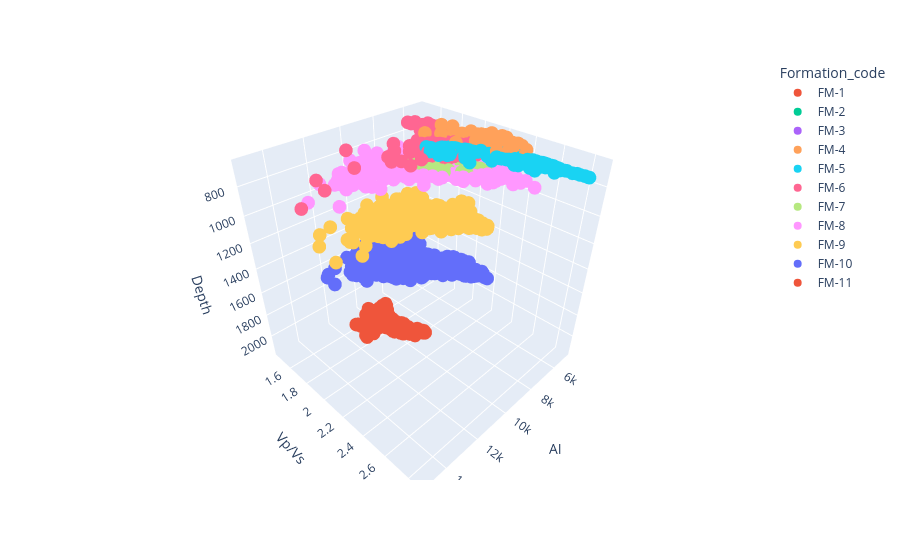

The notebook cell saved with this chart:
### Code cell
import plotly.express as px
import pandas as pd

# Add Formation_code to df_clean
df_clean['Formation_code'] = df_clean['Formation'].astype(str)

fig = px.scatter_3d(
    df_clean,
    x='AI',
    z='Depth',
    y='Vp/Vs',
    color='Formation_code',   # automatically colors by formation name
    size_max=5
)

fig.update_layout(scene=dict(zaxis=dict(autorange='reversed')))  # Depth goes downward
fig.show()

### Figure 1 — Plotly figure (JSON) as saved in the notebook; plotly's stock layout.template omitted (floating-point values rounded to 4 significant figures; data arrays with more than 128 entries replaced by an {"elided": "..."} marker saying what was removed)
{"data": [{"hovertemplate": "Formation_code=FM-1<br>AI=%{x}<br>Vp/Vs=%{y}<br>Depth=%{z}<extra></extra>", "legendgroup": "FM-1", "marker": {"color": "#EF553B", "symbol": "circle"}, "mode": "markers", "name": "FM-1", "scene": "scene", "showlegend": true, "type": "scatter3d", "x": {"elided": "472 float values"}, "y": {"elided": "472 float values"}, "z": {"elided": "472 float values"}}, {"hovertemplate": "Formation_code=FM-2<br>AI=%{x}<br>Vp/Vs=%{y}<br>Depth=%{z}<extra></extra>", "legendgroup": "FM-2", "marker": {"color": "#00cc96", "symbol": "circle"}, "mode": "markers", "name": "FM-2", "scene": "scene", "showlegend": true, "type": "scatter3d", "x": {"elided": "1056 float values"}, "y": {"elided": "1056 float values"}, "z": {"elided": "1056 float values"}}, {"hovertemplate": "Formation_code=FM-3<br>AI=%{x}<br>Vp/Vs=%{y}<br>Depth=%{z}<extra></extra>", "legendgroup": "FM-3", "marker": {"color": "#ab63fa", "symbol": "circle"}, "mode": "markers", "name": "FM-3", "scene": "scene", "showlegend": true, "type": "scatter3d", "x": {"elided": "230 float values"}, "y": {"elided": "230 float values"}, "z": {"elided": "230 float values"}}, {"hovertemplate": "Formation_code=FM-4<br>AI=%{x}<br>Vp/Vs=%{y}<br>Depth=%{z}<extra></extra>", "legendgroup": "FM-4", "marker": {"color": "#FFA15A", "symbol": "circle"}, "mode": "markers", "name": "FM-4", "scene": "scene", "showlegend": true, "type": "scatter3d", "x": {"elided": "184 float values"}, "y": {"elided": "184 float values"}, "z": {"elided": "184 float values"}}, {"hovertemplate": "Formation_code=FM-5<br>AI=%{x}<br>Vp/Vs=%{y}<br>Depth=%{z}<extra></extra>", "legendgroup": "FM-5", "marker": {"color": "#19d3f3", "symbol": "circle"}, "mode": "markers", "name": "FM-5", "scene": "scene", "showlegend": true, "type": "scatter3d", "x": {"elided": "177 float values"}, "y": {"elided": "177 float values"}, "z": {"elided": "177 float values"}}, {"hovertemplate": "Formation_code=FM-6<br>AI=%{x}<br>Vp/Vs=%{y}<br>Depth=%{z}<extra></extra>", "legendgroup": "FM-6", "marker": {"color": "#FF6692", "symbol": "circle"}, "mode": "markers", "name": "FM-6", "scene": "scene", "showlegend": true, "type": "scatter3d", "x": {"elided": "400 float values"}, "y": {"elided": "400 float values"}, "z": {"elided": "400 float values"}}, {"hovertemplate": "Formation_code=FM-7<br>AI=%{x}<br>Vp/Vs=%{y}<br>Depth=%{z}<extra></extra>", "legendgroup": "FM-7", "marker": {"color": "#B6E880", "symbol": "circle"}, "mode": "markers", "name": "FM-7", "scene": "scene", "showlegend": true, "type": "scatter3d", "x": [7986.0, 8049.0, 8171.0, 8245.0, 8161.0, 8012.0, 8036.0, 8222.0, 8271.0, 8217.0, 8207.0, 8304.0, 8400.0, 8248.0, 8128.0, 8290.0, 8527.0, 8694.0, 8610.0, 8336.0, 8125.0, 8159.0, 8428.0, 8645.0, 8779.0, 8425.0, 7978.0, 7607.0, 7537.0, 7672.0, 7821.0, 7977.0, 8127.0, 8357.0, 8770.0, 9087.0, 8825.0, 8298.0, 7798.0, 7713.0, 7865.0, 8005.0, 8120.0, 8021.0, 7820.0, 7668.0, 7591.0, 7557.0, 7520.0, 7520.0, 7595.0, 7730.0, 7847.0, 8022.0, 8234.0, 8364.0, 8428.0, 8225.0, 8023.0, 7826.0, 7633.0, 7649.0, 7702.0, 7713.0, 7744.0, 7786.0, 7779.0, 7778.0, 7795.0, 7849.0, 7917.0, 7946.0, 7943.0, 7891.0, 7851.0, 7831.0, 7784.0, 7681.0, 7553.0, 7527.0, 7566.0, 7595.0, 7548.0, 7482.0, 7452.0, 7443.0, 7455.0, 7400.0, 7402.0, 7562.0, 7756.0, 7738.0, 7489.0, 7218.0, 7133.0, 7061.0, 7034.0, 7133.0, 7414.0, 7813.0, 7891.0, 7635.0, 7365.0, 7217.0, 7203.0, 7236.0, 7332.0, 7503.0, 7653.0, 7816.0, 8140.0, 8745.0], "y": [2.058, 2.062, 2.082, 2.073, 2.034, 1.977, 1.97, 2.003, 2.013, 2.02, 2.031, 2.059, 2.088, 2.068, 2.054, 2.049, 1.948, 1.922, 1.918, 1.905, 1.919, 1.986, 2.058, 2.025, 1.893, 1.831, 1.848, 1.91, 1.969, 1.996, 2.025, 2.078, 2.106, 2.11, 2.065, 2.014, 1.976, 1.981, 1.965, 1.979, 2.011, 2.029, 2.046, 2.029, 2.001, 2.034, 2.076, 2.094, 2.129, 2.096, 2.074, 2.046, 2.009, 2.023, 2.062, 2.126, 2.121, 1.999, 1.973, 1.965, 2.0, 2.077, 2.061, 2.04, 2.022, 1.992, 1.965, 1.936, 1.928, 1.964, 2.001, 2.011, 2.005, 2.024, 2.078, 2.085, 2.097, 2.097, 2.09, 2.056, 2.014, 2.024, 2.064, 2.122, 2.148, 2.206, 2.21, 2.188, 2.13, 2.133, 2.078, 2.056, 2.073, 2.143, 2.224, 2.289, 2.242, 2.204, 2.247, 2.228, 2.197, 2.156, 2.132, 2.194, 2.246, 2.245, 2.207, 2.098, 2.072, 2.071, 2.122, 1.905], "z": [790.0, 790.0, 790.0, 790.0, 790.0, 790.0, 790.0, 790.0, 790.0, 790.0, 790.0, 790.0, 790.0, 790.0, 790.0, 790.0, 790.0, 790.0, 790.0, 790.0, 790.0, 790.0, 790.0, 790.0, 790.0, 790.0, 790.0, 790.0, 790.0, 790.0, 790.0, 790.0, 790.0, 790.0, 790.0, 790.0, 790.0, 790.0, 790.0, 790.0, 790.0, 790.0, 790.0, 790.0, 790.0, 790.0, 790.0, 790.0, 790.0, 790.0, 790.0, 790.0, 790.0, 790.0, 790.0, 790.0, 790.0, 790.0, 790.0, 790.0, 790.0, 790.0, 790.0, 790.0, 790.0, 790.0, 790.0, 790.0, 790.0, 790.0, 790.0, 790.0, 790.0, 790.0, 790.0, 790.0, 790.0, 790.0, 790.0, 790.0, 790.0, 790.0, 790.0, 790.0, 790.0, 790.0, 790.0, 790.0, 790.0, 790.0, 790.0, 790.0, 790.0, 790.0, 790.0, 790.0, 790.0, 790.0, 790.0, 790.0, 790.0, 790.0, 790.0, 790.0, 790.0, 790.0, 790.0, 790.0, 790.0, 790.0, 790.0, 790.0]}, {"hovertemplate": "Formation_code=FM-8<br>AI=%{x}<br>Vp/Vs=%{y}<br>Depth=%{z}<extra></extra>", "legendgroup": "FM-8", "marker": {"color": "#FF97FF", "symbol": "circle"}, "mode": "markers", "name": "FM-8", "scene": "scene", "showlegend": true, "type": "scatter3d", "x": {"elided": "2369 float values"}, "y": {"elided": "2369 float values"}, "z": {"elided": "2369 float values"}}, {"hovertemplate": "Formation_code=FM-9<br>AI=%{x}<br>Vp/Vs=%{y}<br>Depth=%{z}<extra></extra>", "legendgroup": "FM-9", "marker": {"color": "#FECB52", "symbol": "circle"}, "mode": "markers", "name": "FM-9", "scene": "scene", "showlegend": true, "type": "scatter3d", "x": {"elided": "2290 float values"}, "y": {"elided": "2290 float values"}, "z": {"elided": "2290 float values"}}, {"hovertemplate": "Formation_code=FM-10<br>AI=%{x}<br>Vp/Vs=%{y}<br>Depth=%{z}<extra></extra>", "legendgroup": "FM-10", "marker": {"color": "#636efa", "symbol": "circle"}, "mode": "markers", "name": "FM-10", "scene": "scene", "showlegend": true, "type": "scatter3d", "x": {"elided": "4094 float values"}, "y": {"elided": "4094 float values"}, "z": {"elided": "4094 float values"}}, {"hovertemplate": "Formation_code=FM-11<br>AI=%{x}<br>Vp/Vs=%{y}<br>Depth=%{z}<extra></extra>", "legendgroup": "FM-11", "marker": {"color": "#EF553B", "symbol": "circle"}, "mode": "markers", "name": "FM-11", "scene": "scene", "showlegend": true, "type": "scatter3d", "x": {"elided": "455 float values"}, "y": {"elided": "455 float values"}, "z": {"elided": "455 float values"}}], "layout": {"legend": {"title": {"text": "Formation_code"}, "tracegroupgap": 0}, "margin": {"t": 60}, "scene": {"domain": {"x": [0, 1], "y": [0, 1]}, "xaxis": {"title": {"text": "AI"}}, "yaxis": {"title": {"text": "Vp/Vs"}}, "zaxis": {"autorange": "reversed", "title": {"text": "Depth"}}}}}
